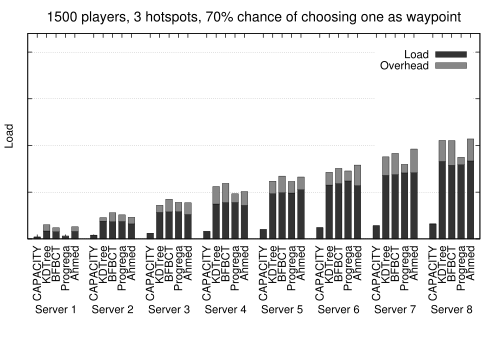

Here is the gnuplot script that generated this plot:
set terminal postscript eps enhanced color solid lw 1 "Helvetica" 14
set encoding iso_8859_1
set title '1500 players, 3 hotspots, 70% chance of chosing one as waypoint'
set format y ""
set ylabel 'Load'
set autoscale
set grid
set output "distribution_1500_70.eps"
set grid noxtics nomxtics ytics nomytics noztics nomztics \
 nox2tics nomx2tics noy2tics nomy2tics nocbtics nomcbtics

set boxwidth 0.7 absolute
set style fill solid 1.0 border -1
set style histogram rowstacked title offset 0, -6
set style data histograms
set key height 2 noautotitles #spacing 5 nobox outside below horizontal

set xlabel  offset character 0, 5, 0 #font "" textcolor lt -1 norotate
set xtic rotate #by 90 border 100

set yrange [0:2200000]

set bmargin 10

plot newhistogram "Server 1", 'load_s1_1500_70.data' using 2:xtic(1) t "Load" lc rgb '#333333', '' using 3 t "Overhead" lc rgb '#888888', \
     newhistogram "Server 2", 'load_s2_1500_70.data' using 2:xtic(1) notitle lc rgb '#333333', '' using 3 notitle lc rgb '#888888', \
     newhistogram "Server 3", 'load_s3_1500_70.data' using 2:xtic(1) notitle lc rgb '#333333', '' using 3 notitle lc rgb '#888888', \
     newhistogram "Server 4", 'load_s4_1500_70.data' using 2:xtic(1) notitle lc rgb '#333333', '' using 3 notitle lc rgb '#888888', \
     newhistogram "Server 5", 'load_s5_1500_70.data' using 2:xtic(1) notitle lc rgb '#333333', '' using 3 notitle lc rgb '#888888', \
     newhistogram "Server 6", 'load_s6_1500_70.data' using 2:xtic(1) notitle lc rgb '#333333', '' using 3 notitle lc rgb '#888888', \
     newhistogram "Server 7", 'load_s7_1500_70.data' using 2:xtic(1) notitle lc rgb '#333333', '' using 3 notitle lc rgb '#888888', \
     newhistogram "Server 8", 'load_s8_1500_70.data' using 2:xtic(1) notitle lc rgb '#333333', '' using 3 notitle lc rgb '#888888'
